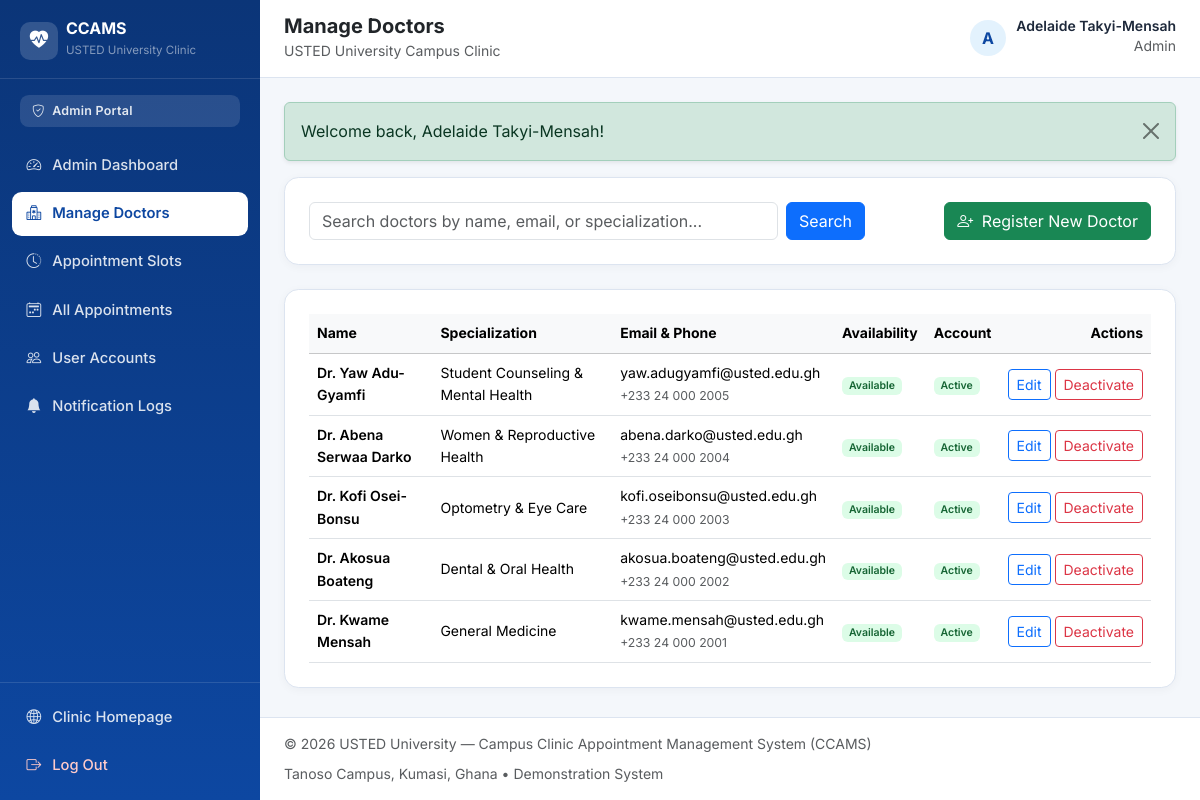
/admin/manage_doctors.php (signed in), run on the app's committed database.
### tables this page shows
CREATE TABLE `users` (
    `user_id` INT UNSIGNED NOT NULL AUTO_INCREMENT,
    `full_name` VARCHAR(120) NOT NULL,
    `email` VARCHAR(150) NOT NULL,
    `password_hash` VARCHAR(255) NOT NULL,
    `phone` VARCHAR(25) DEFAULT NULL,
    `role` ENUM('student', 'doctor', 'admin') NOT NULL DEFAULT 'student',
    `account_status` ENUM('active', 'inactive') NOT NULL DEFAULT 'active',
    `created_at` TIMESTAMP NOT NULL DEFAULT CURRENT_TIMESTAMP,
    `updated_at` TIMESTAMP NOT NULL DEFAULT CURRENT_TIMESTAMP ON UPDATE CURRENT_TIMESTAMP,
    PRIMARY KEY (`user_id`),
    UNIQUE KEY `uq_users_email` (`email`),
    KEY `idx_users_role_status` (`role`, `account_status`)
);

CREATE TABLE `doctors` (
    `doctor_id` INT UNSIGNED NOT NULL AUTO_INCREMENT,
    `user_id` INT UNSIGNED NOT NULL,
    `specialization` VARCHAR(120) NOT NULL,
    `availability_status` ENUM('available', 'unavailable') NOT NULL DEFAULT 'available',
    `created_at` TIMESTAMP NOT NULL DEFAULT CURRENT_TIMESTAMP,
    PRIMARY KEY (`doctor_id`),
    UNIQUE KEY `uq_doctors_user_id` (`user_id`),
    KEY `idx_doctors_specialization` (`specialization`),
    KEY `idx_doctors_availability` (`availability_status`),
    CONSTRAINT `fk_doctors_user`
        FOREIGN KEY (`user_id`) REFERENCES `users` (`user_id`)
        ON DELETE CASCADE ON UPDATE CASCADE
);

### admin/manage_doctors.php (the view, shortened to what the rows shown need)
<?php
require_once __DIR__ . '/../includes/auth.php';
require_auth('admin');
$pdo = get_pdo();
$sql = 'SELECT d.doctor_id, d.user_id, d.specialization, d.availability_status,
               u.full_name, u.email, u.phone, u.account_status
        FROM doctors d
        INNER JOIN users u ON u.user_id = d.user_id
        WHERE 1=1';
$params = [];
$sql .= ' ORDER BY d.doctor_id DESC';
$stmt = $pdo->prepare($sql);
$stmt->execute($params);
$doctors = $stmt->fetchAll();
$pageTitle = 'Manage Doctors';
$layoutMode = 'dashboard';
require_once __DIR__ . '/../includes/header.php';
?>
<div class="ccams-card p-4">
    <?php if (empty($doctors)): ?>
        <p class="small text-muted mb-0">No doctor accounts matched your search.</p>
    <?php else: ?>
        <div class="table-responsive">
            <table class="table table-hover align-middle small mb-0">
                <thead class="table-light">
                    <tr>
                        <th>Name</th>
                        <th>Specialization</th>
                        <th>Email &amp; Phone</th>
                        <th>Availability</th>
                        <th>Account</th>
                        <th class="text-end">Actions</th>
                    </tr>
                </thead>
                <tbody>
                    <?php foreach ($doctors as $doc): ?>
                        <?php $isActive = $doc['account_status'] === 'active'; ?>
                        <tr>
                            <td class="fw-semibold"><?php echo e($doc['full_name']); ?></td>
                            <td><?php echo e($doc['specialization']); ?></td>
                            <td>
                                <div><?php echo e($doc['email']); ?></div>
                                <small class="text-muted"><?php echo e($doc['phone'] ?: '—'); ?></small>
                            </td>
                            <td>
                                <span class="badge <?php echo status_badge_class((string) $doc['availability_status']); ?>">
                                    <?php echo e(ucfirst((string) $doc['availability_status'])); ?>
                                </span>
                            </td>
                            <td>
                                <span class="badge <?php echo status_badge_class((string) $doc['account_status']); ?>">
                                    <?php echo e(ucfirst((string) $doc['account_status'])); ?>
                                </span>
                            </td>
                            <td class="text-end">
                                <div class="d-inline-flex gap-1">
                                    <a href="<?php echo e(app_url('admin/edit_doctor.php?id=' . (int) $doc['doctor_id'])); ?>" class="btn btn-sm btn-outline-primary">
                                        Edit
                                    </a>
                                    <form method="post" action="<?php echo e(app_url('admin/manage_doctors.php')); ?>"
                                          data-confirm="<?php echo $isActive ? 'Deactivate' : 'Activate'; ?> account for <?php echo e($doc['full_name']); ?>?"
                                          data-confirm-title="Update Doctor Account"
                                          data-confirm-btn-class="<?php echo $isActive ? 'btn-danger' : 'btn-success'; ?>">
                                        <button type="submit" class="btn btn-sm <?php echo $isActive ? 'btn-outline-danger' : 'btn-outline-success'; ?>">
                                            <?php echo $isActive ? 'Deactivate' : 'Activate'; ?>
                                        </button>
                                    </form>
                                </div>
                            </td>
                        </tr>
                    <?php endforeach; ?>
                </tbody>
            </table>
        </div>
    <?php endif; ?>
</div>
<?php require_once __DIR__ . '/../includes/footer.php'; ?>

### includes/header.php (shortened to what the rows shown need)
<?php
$pageTitle = $pageTitle ?? 'USTED University — Campus Clinic Appointment Management System';
$layoutMode = $layoutMode ?? 'public';
$authUser = current_user();
$flashes = get_flashes();
?>
<!DOCTYPE html>
<html lang="en">
<head>
    <link href="https://cdn.jsdelivr.net/npm/bootstrap@5.3.3/dist/css/bootstrap.min.css" rel="stylesheet">
    <link href="https://cdn.jsdelivr.net/npm/bootstrap-icons@1.11.3/font/bootstrap-icons.min.css" rel="stylesheet">
    <link href="<?php echo e(app_url('assets/css/style.css')); ?>" rel="stylesheet">
</head>
<body class="<?php echo $layoutMode === 'dashboard' ? 'ccams-dashboard-body' : 'ccams-public-body'; ?>">
<?php if ($layoutMode === 'dashboard' && $authUser): ?>
    <div class="dashboard-wrapper">
        <aside class="dashboard-sidebar" id="dashboardSidebar" aria-label="Dashboard Navigation">
            <div class="sidebar-brand">
                <a href="<?php echo e(app_url('index.php')); ?>" class="d-flex align-items-center gap-2 text-decoration-none text-white">
                    <span class="brand-emblem">
                        <i class="bi bi-heart-pulse-fill"></i>
                    </span>
                    <div>
                        <div class="fw-bold lh-1 fs-6">CCAMS</div>
                        <small class="text-white-50" style="font-size: 0.72rem;">USTED University Clinic</small>
                    </div>
                </a>
            </div>
            <div class="sidebar-role-pill">
                <i class="bi bi-shield-check me-1"></i>
                <?php echo e(ucfirst($authUser['role'])); ?> Portal
            </div>
            <nav class="sidebar-nav">
                <?php if ($authUser['role'] === 'student'): ?>
                    <a class="sidebar-link <?php echo is_active_nav('student/dashboard.php'); ?>" href="<?php echo e(app_url('student/dashboard.php')); ?>">
                        <i class="bi bi-speedometer2"></i><span>Dashboard</span>
                    </a>
                    <a class="sidebar-link <?php echo is_active_nav('student/doctors.php'); ?>" href="<?php echo e(app_url('student/doctors.php')); ?>">
                        <i class="bi bi-person-badge"></i><span>Available Doctors</span>
                    </a>
                    <a class="sidebar-link <?php echo is_active_nav('student/book_appointment.php'); ?>" href="<?php echo e(app_url('student/book_appointment.php')); ?>">
                        <i class="bi bi-calendar-plus"></i><span>Book Appointment</span>
                    </a>
                    <a class="sidebar-link <?php echo is_active_nav('student/my_appointments.php') || is_active_nav('student/appointment_details.php') ? 'active' : ''; ?>" href="<?php echo e(app_url('student/my_appointments.php')); ?>">
                        <i class="bi bi-calendar2-check"></i><span>My Appointments</span>
                    </a>
                    <a class="sidebar-link <?php echo is_active_nav('student/notifications.php'); ?>" href="<?php echo e(app_url('student/notifications.php')); ?>">
                        <i class="bi bi-bell"></i><span>Notifications</span>
                    </a>
                    <a class="sidebar-link <?php echo is_active_nav('student/profile.php'); ?>" href="<?php echo e(app_url('student/profile.php')); ?>">
                        <i class="bi bi-person-gear"></i><span>Profile &amp; Password</span>
                    </a>
                <?php elseif ($authUser['role'] === 'admin'): ?>
                    <a class="sidebar-link <?php echo is_active_nav('admin/dashboard.php'); ?>" href="<?php echo e(app_url('admin/dashboard.php')); ?>">
                        <i class="bi bi-speedometer2"></i><span>Admin Dashboard</span>
                    </a>
                    <a class="sidebar-link <?php echo is_active_nav('admin/manage_doctors.php') || is_active_nav('admin/add_doctor.php') || is_active_nav('admin/edit_doctor.php') ? 'active' : ''; ?>" href="<?php echo e(app_url('admin/manage_doctors.php')); ?>">
                        <i class="bi bi-hospital"></i><span>Manage Doctors</span>
                    </a>
                    <a class="sidebar-link <?php echo is_active_nav('admin/manage_slots.php'); ?>" href="<?php echo e(app_url('admin/manage_slots.php')); ?>">
                        <i class="bi bi-clock-history"></i><span>Appointment Slots</span>
                    </a>
                    <a class="sidebar-link <?php echo is_active_nav('admin/manage_appointments.php'); ?>" href="<?php echo e(app_url('admin/manage_appointments.php')); ?>">
                        <i class="bi bi-calendar2-week"></i><span>All Appointments</span>
                    </a>
                    <a class="sidebar-link <?php echo is_active_nav('admin/manage_users.php'); ?>" href="<?php echo e(app_url('admin/manage_users.php')); ?>">
                        <i class="bi bi-people"></i><span>User Accounts</span>
                    </a>
                    <a class="sidebar-link <?php echo is_active_nav('admin/notifications.php'); ?>" href="<?php echo e(app_url('admin/notifications.php')); ?>">
                        <i class="bi bi-bell-fill"></i><span>Notification Logs</span>
                    </a>
                <?php endif; ?>
            </nav>
            <div class="sidebar-footer">
                <a href="<?php echo e(app_url('index.php')); ?>" class="sidebar-link">
                    <i class="bi bi-globe2"></i><span>Clinic Homepage</span>
                </a>
                <form method="post" action="<?php echo e(app_url('logout.php')); ?>" class="mt-1">
                    <button type="submit" class="sidebar-link w-100 border-0 bg-transparent text-start text-danger-soft">
                        <i class="bi bi-box-arrow-right"></i><span>Log Out</span>
                    </button>
                </form>
            </div>
        </aside>
        <div class="dashboard-main">
            <header class="dashboard-topbar">
                <div class="d-flex align-items-center gap-3">
                    <div>
                        <h1 class="h5 mb-0 fw-bold text-dark"><?php echo e($pageTitle); ?></h1>
                        <small class="text-muted">USTED University Campus Clinic</small>
                    </div>
                </div>
                <div class="d-flex align-items-center gap-3">
                    <div class="user-profile-chip">
                        <div class="avatar-circle">
                            <?php echo e(strtoupper(substr((string) $authUser['full_name'], 0, 1))); ?>
                        </div>
                        <div class="d-none d-sm-block text-end">
                            <div class="fw-semibold small lh-1"><?php echo e($authUser['full_name']); ?></div>
                            <small class="text-muted text-capitalize"><?php echo e($authUser['role']); ?></small>
                        </div>
                    </div>
                </div>
            </header>
            <main id="main-content" class="dashboard-content">
                <?php if (!empty($flashes)): ?>
                    <?php foreach ($flashes as $flash): ?>
                        <div class="alert alert-<?php echo e($flash['type']); ?> alert-dismissible fade show shadow-sm" role="alert">
                            <?php echo e($flash['message']); ?>
                            <button type="button" class="btn-close" data-bs-dismiss="alert" aria-label="Close"></button>
                        </div>
                    <?php endforeach; ?>
                <?php endif; ?>
<?php endif; ?>

### data on the page
users: role "Admin", full_name "A", full_name "Adelaide Takyi-Mensah"
doctors: user.full_name "Dr. Yaw Adu-Gyamfi", specialization "Student Counseling & Mental Health", user.email "yaw.adugyamfi@usted.edu.gh", user.phone "+233 24 000 2005", availability_status "Available", user.account_status "Active"
doctors: user.full_name "Dr. Abena Serwaa Darko", specialization "Women & Reproductive Health", user.email "abena.darko@usted.edu.gh", user.phone "+233 24 000 2004", availability_status "Available", user.account_status "Active"
doctors: user.full_name "Dr. Kofi Osei-Bonsu", specialization "Optometry & Eye Care", user.email "kofi.oseibonsu@usted.edu.gh", user.phone "+233 24 000 2003", availability_status "Available", user.account_status "Active"
doctors: user.full_name "Dr. Akosua Boateng", specialization "Dental & Oral Health", user.email "akosua.boateng@usted.edu.gh", user.phone "+233 24 000 2002", availability_status "Available", user.account_status "Active"
doctors: user.full_name "Dr. Kwame Mensah", specialization "General Medicine", user.email "kwame.mensah@usted.edu.gh", user.phone "+233 24 000 2001", availability_status "Available", user.account_status "Active"

### other printed values
$pageTitle "Manage Doctors"
$flash['message'] "Welcome back, Adelaide Takyi-Mensah!"
